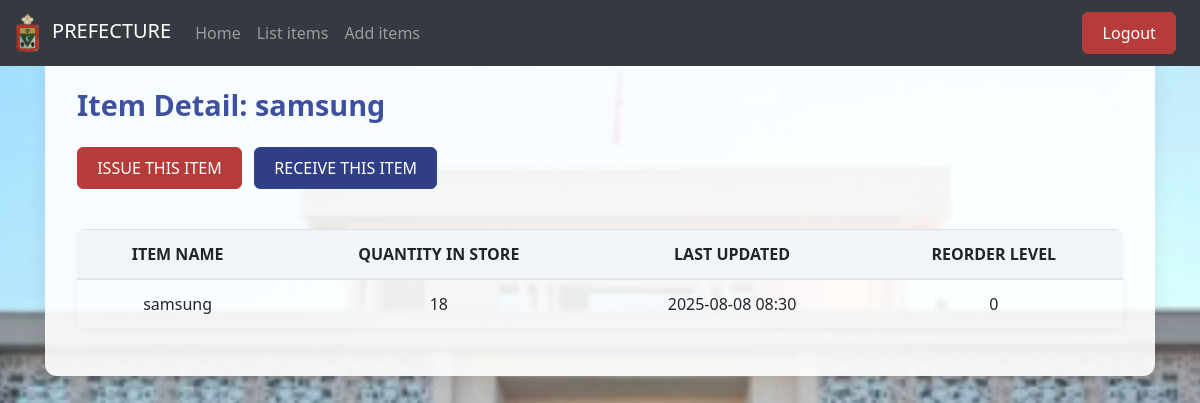
The app's page /stock_detail/4/ (signed in) with its own data.
### main/models.py (models this page shows, shortened)
class Stock(models.Model):
    category = models.ForeignKey(Category, on_delete=models.CASCADE, null=True, blank=True)
    item_name = models.CharField(max_length=50, blank=True, null=True)
    quantity = models.IntegerField(default=0, blank=True, null=True)
    receive_quantity = models.IntegerField(default=0, blank=True, null=True)
    receive_by = models.CharField(max_length=50, blank=True, null=True)
    issue_quantity = models.IntegerField(default=0, blank=True, null=True)
    issue_by = models.CharField(max_length=50, blank=True, null=True)
    issue_to = models.CharField(max_length=50, blank=True, null=True)
    phone_number = models.CharField(max_length=50, blank=True, null=True)
    created_by = models.CharField(max_length=50, blank=True, null=True)
    reorder_level = models.IntegerField(default=0, blank=True, null=True)
    last_updated = models.DateTimeField(auto_now_add=False, auto_now=True)
    timestamp = models.DateTimeField(auto_now_add=True, auto_now=False)
    Date = models.DateTimeField(auto_now_add=False, auto_now=False, null=True, blank=False)
    export_to_CSV = models.BooleanField(default=False)
    class Meta:
        verbose_name_plural = "Stock Items"
        ordering = ['-timestamp']

### main/views.py (the view)
# urls.py: path('stock_detail/<str:pk>/', views.stock_detail, name="stock_detail"),
@login_required(login_url='login')
@never_cache
def stock_detail(request, pk):
    stock = get_object_or_404(Stock, pk=pk)
    return render(request, 'stock_detail.html', {'stock': stock})

### main/templates/stock_detail.html (shortened to what this page needs)
{% load static %}
{% load crispy_forms_tags %}
<!DOCTYPE html>
<html lang="en">
<head>
  <link href="{% static 'css/bootstrap.min.css' %}" rel="stylesheet">
</head>
<body>
{% include 'navbar.html' %}
<main class="container py-4">
  <div class="card">
    <h2 class="header">Item Detail: {{ stock.item_name }}</h2>
    <div class="mb-3">
      <a href="{% url 'issue_items' stock.id %}" class="btn btn-danger">ISSUE THIS ITEM</a>
      <a href="{% url 'receive_items' stock.id %}" class="btn btn-primary">RECEIVE THIS ITEM</a>
    </div>
    <table class="table table-hover">
      <thead>
        <tr>
          <th>ITEM NAME</th>
          <th>QUANTITY IN STORE</th>
          <th>LAST UPDATED</th>
          <th>REORDER LEVEL</th>
        </tr>
      </thead>
      <tbody>
        <tr>
          <td>{{ stock.item_name }}</td>
          <td {% if stock.quantity <= stock.reorder_level %} style="background-color:#fff3cd;" {% endif %}>
            {{ stock.quantity }}
          </td>
          <td>{{ stock.last_updated|date:"Y-m-d H:i" }}</td>
          <td>{{ stock.reorder_level }}</td>
        </tr>
      </tbody>
    </table>
  </div>
</main>
</body>
</html>

### records on screen
Stock: item_name "samsung", quantity "18", last_updated "2025-08-08 08:30", reorder_level "0"
